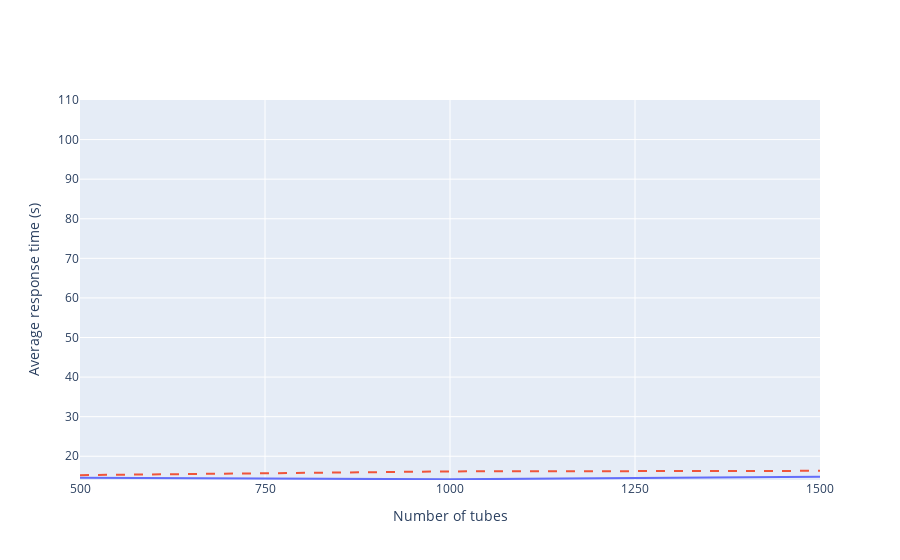

Notebook cell for this chart:
### Markdown cell above
### Average times when executing tx 'AddAutomaticAnalysis'

### Code cell
# 3 Orgs net data
threeOrgs = [14.5715, 14.1668, 14.8436]
# 5 Orgs net data
fiveOrgs = [15.2297, 16.1720, 16.3144]

avgAutoAnalysis("250 KB", threeOrgs, fiveOrgs)

### Figure 1 — Plotly figure (JSON) as saved in the notebook; plotly's stock layout.template omitted (floating-point values rounded to 4 significant figures)
{"data": [{"mode": "lines", "name": "3 Orgs net", "type": "scatter", "x": [500, 1000, 1500], "y": [14.57, 14.17, 14.84]}, {"line": {"dash": "dash"}, "mode": "lines", "name": "5 Orgs net", "type": "scatter", "x": [500, 1000, 1500], "y": [15.23, 16.17, 16.31]}], "layout": {"barmode": "group", "showlegend": false, "xaxis": {"dtick": 250, "range": [500, 1500], "tick0": 500, "title": {"text": "Number of tubes"}}, "yaxis": {"range": [14, 110], "title": {"text": "Average response time (s)"}}}}
